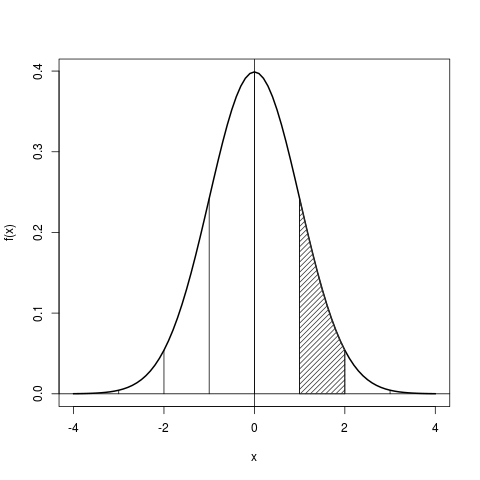

Recreate this plot in R.
# define Gaussian function
f = function(x) return( (2*pi)^-.5 * exp(-x^2/2) )

# define coors
x = seq(-4, 4, .1)
y = f(x)
# plot
plot(x, y, type="l", lwd=2, xlab="x", ylab="f(x)")
abline(h=0, v=0)

# draw area (source: https://stackoverflow.com/questions/36948624/shade-area-under-a-curve)
BEGIN = 1
END = 2
polygon(c(x[x>=BEGIN & x<=END], END, BEGIN), c(y[x>=BEGIN & x<=END], 0, 0), col=gray(.2), density=20)

# add vertical lines
for (i in seq(-4, 4)) {
    segments(i, 0, i, f(i))
}
